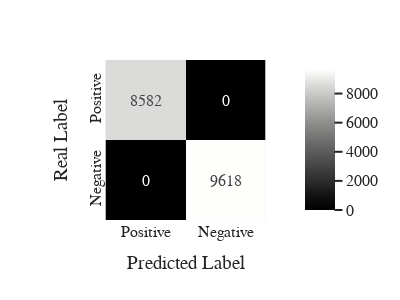

The notebook cell this image was saved under:
### Code cell
print(conf_matrix_total)
metrics = de.conf_matrix_metrics(conf_matrix_total)
de.print_metrics(metrics)
de.plot_confusion_matrix(metrics)

### Figure 1 — Plotly figure (JSON) as saved in the notebook; plotly's stock layout.template omitted (floating-point values rounded to 4 significant figures)
{"data": [{"coloraxis": "coloraxis", "hovertemplate": "Predicted Label: %{x}<br>Real Label: %{y}<br>color: %{z}<extra></extra>", "name": "0", "texttemplate": "%{z}", "type": "heatmap", "x": ["Positive", "Negative"], "xaxis": "x", "y": ["Positive", "Negative"], "yaxis": "y", "z": [[8582, 0], [0, 9618]]}], "layout": {"coloraxis": {"colorscale": [[0, "rgb(0, 0, 0)"], [0.09091, "rgb(16, 16, 16)"], [0.1818, "rgb(38, 38, 38)"], [0.2727, "rgb(59, 59, 59)"], [0.3636, "rgb(81, 80, 80)"], [0.4545, "rgb(102, 101, 101)"], [0.5455, "rgb(124, 123, 122)"], [0.6364, "rgb(146, 146, 145)"], [0.7273, "rgb(171, 171, 170)"], [0.8182, "rgb(197, 197, 195)"], [0.9091, "rgb(224, 224, 223)"], [1, "rgb(254, 254, 253)"]]}, "font": {"family": "Times New Roman", "size": 16}, "height": 300, "margin": {"t": 60}, "width": 400, "xaxis": {"anchor": "y", "constrain": "domain", "domain": [0, 1], "scaleanchor": "y", "title": {"text": "Predicted Label"}}, "yaxis": {"anchor": "x", "autorange": "reversed", "constrain": "domain", "domain": [0, 1], "tickangle": -90, "title": {"text": "Real Label"}}}}
